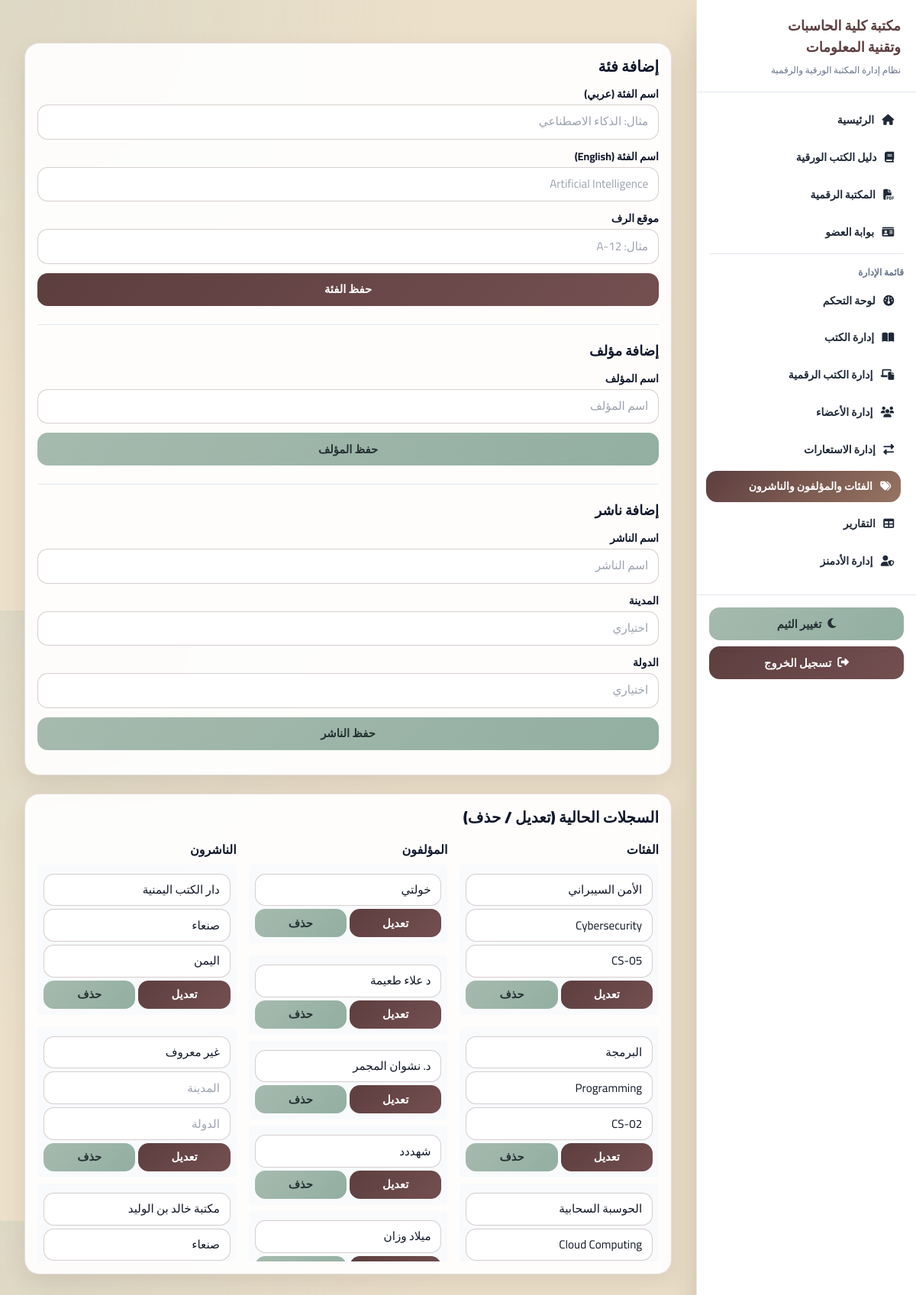
/dashboard/categories/ (signed in), run on the app's committed database.
### books/models.py (models this page shows, shortened)
class Category(models.Model):
    category_id = models.CharField(max_length=50, unique=True, blank=True)
    name = models.CharField(max_length=200)  # Arabic name
    name_en = models.CharField(max_length=200, blank=True, default="")
    shelf_location = models.CharField(max_length=200, blank=True, null=True)

class Author(models.Model):
    name = models.CharField(max_length=200)

class Publisher(models.Model):
    name = models.CharField(max_length=200)
    city = models.CharField(max_length=100, blank=True, null=True)
    country = models.CharField(max_length=100, blank=True, null=True)

### dashboard/views.py (the view, shortened to what this page needs)
# urls.py: path("categories/", views.dashboard_categories, name="dashboard_categories"),
@admin_capability_required("can_manage_categories")
def dashboard_categories(request):
    category_form = CategoryForm(prefix="category")
    author_form = AuthorForm(prefix="author")
    publisher_form = PublisherForm(prefix="publisher")
    categories = Category.objects.order_by("name")
    authors = Author.objects.order_by("name")
    publishers = Publisher.objects.order_by("name")
    return render(
        request,
        "dashboard/categories.html",
        {
            "category_form": category_form,
            "author_form": author_form,
            "publisher_form": publisher_form,
            "categories": categories,
            "authors": authors,
            "publishers": publishers,
        },
    )

### dashboard/forms.py
class CategoryForm(forms.ModelForm):
    class Meta:
        model = Category
        fields = ["name", "name_en", "shelf_location"]
        labels = {
            "name": "اسم الفئة (عربي)",
            "name_en": "اسم الفئة (English)",
            "shelf_location": "موقع الرف",
        }
        widgets = {
            "name": forms.TextInput(attrs={"class": "input-field", "placeholder": "مثال: الذكاء الاصطناعي"}),
            "name_en": forms.TextInput(attrs={"class": "input-field", "placeholder": "Artificial Intelligence"}),
            "shelf_location": forms.TextInput(attrs={"class": "input-field", "placeholder": "مثال: A-12"}),
        }

class AuthorForm(forms.ModelForm):
    class Meta:
        model = Author
        fields = ["name"]
        labels = {"name": "اسم المؤلف"}
        widgets = {
            "name": forms.TextInput(attrs={"class": "input-field", "placeholder": "اسم المؤلف"}),
        }

### accounts/services.py (called while the page is built)
def is_library_admin(user):
    return user.is_authenticated and (
        user.is_superuser or user.is_staff or getattr(user, "is_admin", False)
    )

def has_admin_capability(user, capability):
    if user.is_superuser:
        return True
    return bool(getattr(user, capability, False))

def admin_capability_required(capability):
    def decorator(view_func):
        @login_required(login_url="login")
        @wraps(view_func)
        def _wrapped(request, *args, **kwargs):
            if not is_library_admin(request.user):
                raise PermissionDenied("Admin access required.")
            if not has_admin_capability(request.user, capability):
                raise PermissionDenied("You do not have permission to access this page.")
            return view_func(request, *args, **kwargs)
        return _wrapped
    return decorator

### templates/dashboard/categories.html (shortened to what this page needs)
﻿{% extends "base.html" %}
{% block content %}
<section class="grid grid-cols-1 xl:grid-cols-3 gap-6">
    <article class="card space-y-6">
        <div>
            <h1 class="text-xl font-black mb-3">إضافة فئة</h1>
            <form method="post" class="space-y-3">
                {% for field in category_form %}
                    <div>
                        <label for="{{ field.id_for_label }}" class="block text-sm font-bold mb-1">{{ field.label }}</label>
                        {{ field }}
                    </div>
                {% endfor %}
                <button type="submit" class="btn-primary w-full">حفظ الفئة</button>
            </form>
        </div>
        <div class="border-t border-slate-200 dark:border-slate-800 pt-5">
            <h2 class="text-lg font-black mb-3">إضافة مؤلف</h2>
            <form method="post" class="space-y-3">
                {% for field in author_form %}
                    <div>
                        <label for="{{ field.id_for_label }}" class="block text-sm font-bold mb-1">{{ field.label }}</label>
                        {{ field }}
                    </div>
                {% endfor %}
                <button type="submit" class="btn-secondary w-full">حفظ المؤلف</button>
            </form>
        </div>
        <div class="border-t border-slate-200 dark:border-slate-800 pt-5">
            <h2 class="text-lg font-black mb-3">إضافة ناشر</h2>
            <form method="post" class="space-y-3">
                {% for field in publisher_form %}
                    <div>
                        <label for="{{ field.id_for_label }}" class="block text-sm font-bold mb-1">{{ field.label }}</label>
                        {{ field }}
                    </div>
                {% endfor %}
                <button type="submit" class="btn-secondary w-full">حفظ الناشر</button>
            </form>
        </div>
    </article>
    <article class="card xl:col-span-2">
        <h2 class="text-xl font-black mb-4">السجلات الحالية (تعديل / حذف)</h2>
        <div class="grid grid-cols-1 md:grid-cols-3 gap-4">
            <div>
                <h3 class="font-black mb-2">الفئات</h3>
                <div class="space-y-2 max-h-[520px] overflow-y-auto">
                    {% for category in categories %}
                        <form method="post" action="{% url 'dashboard_update_entity' 'category' category.id %}" class="p-2 rounded bg-slate-50 dark:bg-slate-800 space-y-1">
                            <input type="text" name="name" value="{{ category.name }}" class="input-field text-sm">
                            <input type="text" name="name_en" value="{{ category.name_en }}" class="input-field text-sm" placeholder="English name">
                            <input type="text" name="shelf_location" value="{{ category.shelf_location|default:'' }}" class="input-field text-sm" placeholder="موقع الرف">
                            <div class="flex gap-1">
                                <button type="submit" class="btn-primary flex-1 text-xs">تعديل</button>
                                <button type="submit" formaction="{% url 'dashboard_delete_entity' 'category' category.id %}" class="btn-secondary flex-1 text-xs" onclick="return confirm('حذف الفئة؟')">حذف</button>
                            </div>
                        </form>
                    {% empty %}
                        <p class="text-xs text-slate-500">لا توجد فئات.</p>
                    {% endfor %}
                </div>
            </div>
            <div>
                <h3 class="font-black mb-2">المؤلفون</h3>
                <div class="space-y-2 max-h-[520px] overflow-y-auto">
                    {% for author in authors %}
                        <form method="post" action="{% url 'dashboard_update_entity' 'author' author.id %}" class="p-2 rounded bg-slate-50 dark:bg-slate-800 space-y-1">
                            <input type="text" name="name" value="{{ author.name }}" class="input-field text-sm">
                            <div class="flex gap-1">
                                <button type="submit" class="btn-primary flex-1 text-xs">تعديل</button>
                                <button type="submit" formaction="{% url 'dashboard_delete_entity' 'author' author.id %}" class="btn-secondary flex-1 text-xs" onclick="return confirm('حذف المؤلف؟')">حذف</button>
                            </div>
                        </form>
                    {% empty %}
                        <p class="text-xs text-slate-500">لا يوجد مؤلفون.</p>
                    {% endfor %}
                </div>
            </div>
            <div>
                <h3 class="font-black mb-2">الناشرون</h3>
                <div class="space-y-2 max-h-[520px] overflow-y-auto">
                    {% for publisher in publishers %}
                        <form method="post" action="{% url 'dashboard_update_entity' 'publisher' publisher.id %}" class="p-2 rounded bg-slate-50 dark:bg-slate-800 space-y-1">
                            <input type="text" name="name" value="{{ publisher.name }}" class="input-field text-sm">
                            <input type="text" name="city" value="{{ publisher.city|default:'' }}" class="input-field text-sm" placeholder="المدينة">
                            <input type="text" name="country" value="{{ publisher.country|default:'' }}" class="input-field text-sm" placeholder="الدولة">
                            <div class="flex gap-1">
                                <button type="submit" class="btn-primary flex-1 text-xs">تعديل</button>
                                <button type="submit" formaction="{% url 'dashboard_delete_entity' 'publisher' publisher.id %}" class="btn-secondary flex-1 text-xs" onclick="return confirm('حذف الناشر؟')">حذف</button>
                            </div>
                        </form>
                    {% empty %}
                        <p class="text-xs text-slate-500">لا يوجد ناشرون.</p>
                    {% endfor %}
                </div>
            </div>
        </div>
    </article>
</section>
{% endblock %}

### libraryms/static/css/styles.css (style rules this page uses)
body { font-family: 'Cairo', sans-serif; background: radial-gradient(circle at top left, rgba(166, 186, 174, 0.22), transparent 40%), var(--c3); }
.card { background: rgba(255, 255, 255, 0.92); border: 1px solid rgba(93, 62, 63, 0.16); border-radius: 1.2rem; box-shadow: 0 12px 28px rgba(93, 62, 63, 0.12); padding: 1rem; backdrop-filter: blur(6px); }
.input-field { width: 100%; border: 1px solid rgba(93, 62, 63, 0.25); border-radius: 0.85rem; padding: 0.65rem 0.8rem; background: #ffffff; color: #111827; font-size: 0.95rem; }
.btn-primary, .btn-secondary { border: 0; border-radius: 0.85rem; padding: 0.65rem 1rem; font-size: 0.92rem; font-weight: 800; cursor: pointer; display: inline-flex; align-items: center; justify-content: center; text-decoration: none; transition: transform 0.2s ease, filter 0.2s ease; }
.btn-primary { background: linear-gradient(135deg, var(--c1) 0%, #734f50 100%); color: #ffffff; }
.btn-secondary { background: linear-gradient(135deg, var(--c4) 0%, #92afa2 100%); color: #253032; }

### data on the page
Category: name "الأمن السيبراني", name_en "Cybersecurity", shelf_location "CS-05"
Category: name "البرمجة", name_en "Programming", shelf_location "CS-02"
Category: name "الحوسبة السحابية", name_en "Cloud Computing"
Author: name "خولتي"
Author: name "د علاء طعيمة"
Author: name "د. نشوان المجمر"
Author: name "شهددد"
Author: name "ميلاد وزان"
Publisher: name "دار الكتب اليمنية", city "صنعاء", country "اليمن"
Publisher: name "غير معروف"
Publisher: name "مكتبة خالد بن الوليد", city "صنعاء"

### other printed values
{{ field.label }} "اسم الفئة (عربي)" "اسم الفئة (English)" "موقع الرف"
{{ field.label }} "اسم المؤلف"
{{ field.label }} "اسم الناشر" "المدينة" "الدولة"
